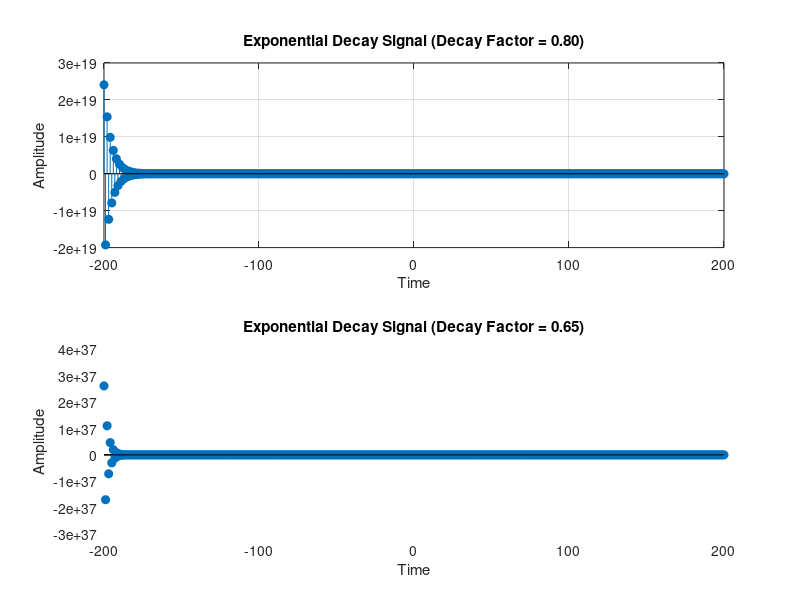

Here is the MATLAB script that generated this plot:
% Define the time vector
time_axis = -200 : 200;

% Initialize signals
signal_1 = zeros(size(time_axis));
signal_2 = zeros(size(time_axis));

% Define exponential decay factors
decay_factor_1 = 0.80;
decay_factor_2 = 0.65;

% Calculate signals
for i = 1:length(time_axis)
    signal_1(i) = (decay_factor_1) .^ time_axis(i) * cos(pi * time_axis(i));
    signal_2(i) = (decay_factor_2) .^ time_axis(i) * cos(pi * time_axis(i));
end    

% Plot the signal 1
subplot(2,1,1)
stem(time_axis, signal_1, "filled", LineStyle="-");
title('Exponential Decay Signal (Decay Factor = 0.80)');
xlabel('Time'); ylabel('Amplitude');
grid on;

% Plot the signal 2
subplot(2,1,2)
stem(time_axis, signal_2, "filled", LineStyle="-");
title('Exponential Decay Signal (Decay Factor = 0.65)');
xlabel('Time'); ylabel('Amplitude');
grid on;
